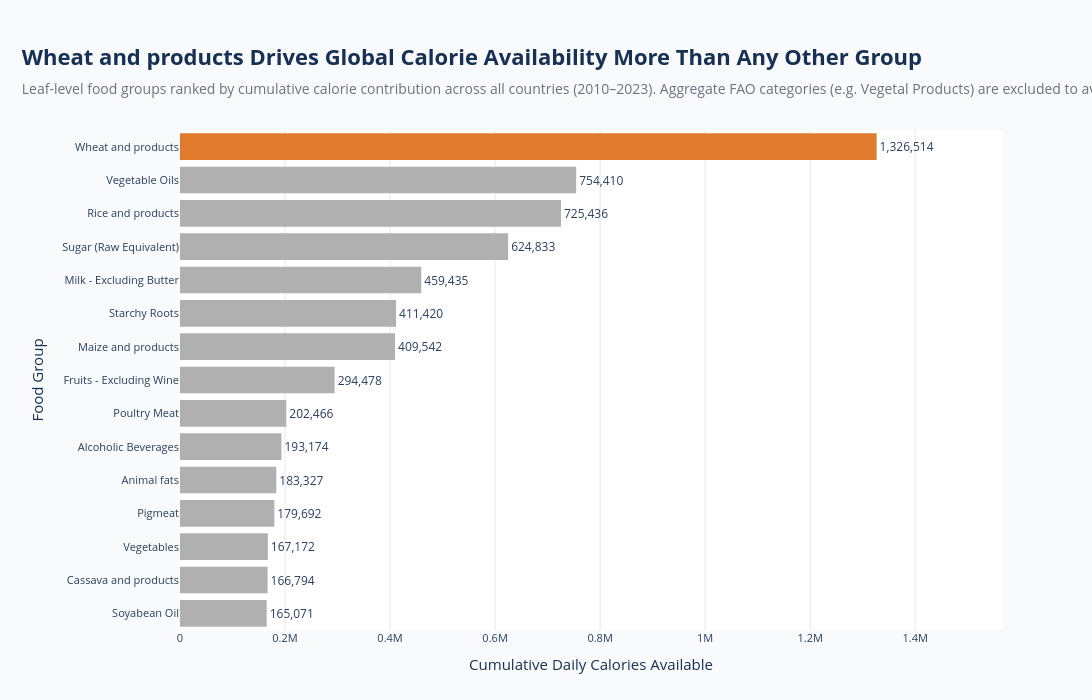

Here is the notebook cell this chart was saved with:
### Code cell
# ==========================================================
# AQ5 - Top Food Groups Driving Global Calorie Availability
# ==========================================================

import plotly.express as px

top_foods = (
    aq5_df
    .head(15)
    .sort_values("Total_Calories")
)

n_items = len(top_foods)
leading_item = top_foods.iloc[-1]["Item"]
leading_value = top_foods.iloc[-1]["Total_Calories"]

# Flat context colour for all bars, with the single highlight
# colour reserved for the #1 contributor - color no longer
# duplicates the same information already shown by bar length.
bar_colors = [CONTEXT_GREY] * (n_items - 1) + [HIGHLIGHT]

fig = px.bar(
    top_foods,
    x="Total_Calories",
    y="Item",
    orientation="h",
    text="Total_Calories"
)

fig.update_traces(
    marker_color=bar_colors,
    texttemplate="%{text:,.0f}",
    textposition="outside",
    marker_line_width=0,
    cliponaxis=False   # let the outside text label draw past the bar without being clipped
)

# Reserve explicit headroom on the x-axis so the longest bar's
# outside label never overflows the plotting area (this is what
# caused the "5,645,..." label to get cut off previously).
x_max = top_foods["Total_Calories"].max()

fig.update_layout(
    template="plotly_white",
    width=1150,
    height=700,
    paper_bgcolor=BG,
    plot_bgcolor="white",
    title=dict(
        text=f"<b>{leading_item} Drives Global Calorie Availability More Than Any Other Group</b>"
             f"<br><span style='font-size:14px;color:#6B7280'>Leaf-level food groups ranked by cumulative calorie contribution across all countries (2010–2023). Aggregate FAO categories (e.g. Vegetal Products) are excluded to avoid double-counting.</span>",
        x=0.02,
        font=dict(
            size=22,
            color=COLOR_NAVY
        )
    ),

    xaxis=dict(
        title="Cumulative Daily Calories Available",
        title_font=dict(
            size=15,
            color=COLOR_NAVY
        ),
        tickfont=dict(size=11),
        gridcolor=COLOR_GRID,
        zeroline=False,
        range=[0, x_max * 1.18]   # headroom for the outside text label
    ),

    yaxis=dict(
        title="Food Group",
        title_font=dict(
            size=15,
            color=COLOR_NAVY
        ),
        tickfont=dict(size=11),
        categoryorder="total ascending"
    ),

    showlegend=False,

    margin=dict(
        l=180,
        r=90,
        t=130,
        b=70
    )
)

fig.show(config={"displayModeBar":False})

### Figure 1 — Plotly figure (JSON) as saved in the notebook; plotly's stock layout.template omitted (floating-point values rounded to 4 significant figures)
{"data": [{"cliponaxis": false, "hovertemplate": "Total_Calories=%{text}<br>Item=%{y}<extra></extra>", "legendgroup": "", "marker": {"color": ["#B0B0B0", "#B0B0B0", "#B0B0B0", "#B0B0B0", "#B0B0B0", "#B0B0B0", "#B0B0B0", "#B0B0B0", "#B0B0B0", "#B0B0B0", "#B0B0B0", "#B0B0B0", "#B0B0B0", "#B0B0B0", "#E07A2C"], "line": {"width": 0}, "pattern": {"shape": ""}}, "name": "", "orientation": "h", "showlegend": false, "text": [165100.0, 166800.0, 167200.0, 179700.0, 183300.0, 193200.0, 202500.0, 294500.0, 409500.0, 411400.0, 459400.0, 624800.0, 725400.0, 754400.0, 1327000.0], "textposition": "outside", "texttemplate": "%{text:,.0f}", "type": "bar", "x": [165100.0, 166800.0, 167200.0, 179700.0, 183300.0, 193200.0, 202500.0, 294500.0, 409500.0, 411400.0, 459400.0, 624800.0, 725400.0, 754400.0, 1327000.0], "xaxis": "x", "y": ["Soyabean Oil", "Cassava and products", "Vegetables", "Pigmeat", "Animal fats", "Alcoholic Beverages", "Poultry Meat", "Fruits - Excluding Wine", "Maize and products", "Starchy Roots", "Milk - Excluding Butter", "Sugar (Raw Equivalent)", "Rice and products", "Vegetable Oils", "Wheat and products"], "yaxis": "y"}], "layout": {"barmode": "relative", "height": 700, "legend": {"tracegroupgap": 0}, "margin": {"b": 70, "l": 180, "r": 90, "t": 130}, "paper_bgcolor": "#F8FAFC", "plot_bgcolor": "white", "showlegend": false, "title": {"font": {"color": "#183153", "size": 22}, "text": "<b>Wheat and products Drives Global Calorie Availability More Than Any Other Group</b><br><span style='font-size:14px;color:#6B7280'>Leaf-level food groups ranked by cumulative calorie contribution across all countries (2010–2023). Aggregate FAO categories (e.g. Vegetal Products) are excluded to avoid double-counting.</span>", "x": 0.02}, "width": 1150, "xaxis": {"anchor": "y", "domain": [0, 1], "gridcolor": "#E5E7EB", "range": [0, 1565000.0], "tickfont": {"size": 11}, "title": {"font": {"color": "#183153", "size": 15}, "text": "Cumulative Daily Calories Available"}, "zeroline": false}, "yaxis": {"anchor": "x", "categoryorder": "total ascending", "domain": [0, 1], "tickfont": {"size": 11}, "title": {"font": {"color": "#183153", "size": 15}, "text": "Food Group"}}}}
